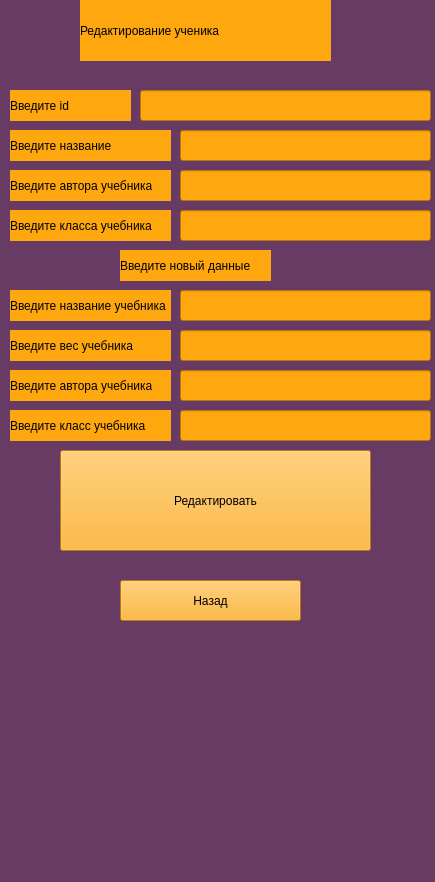
<?xml version="1.0" encoding="UTF-8"?>
<ui version="4.0">
 <class>MainWindow</class>
 <widget class="QMainWindow" name="MainWindow">
  <property name="geometry">
   <rect>
    <x>0</x>
    <y>0</y>
    <width>435</width>
    <height>882</height>
   </rect>
  </property>
  <property name="windowTitle">
   <string>MainWindow</string>
  </property>
  <property name="styleSheet">
   <string notr="true">background-color: rgb(103, 59, 99);</string>
  </property>
  <widget class="QWidget" name="centralwidget">
   <widget class="QLabel" name="label_4">
    <property name="geometry">
     <rect>
      <x>80</x>
      <y>0</y>
      <width>251</width>
      <height>61</height>
     </rect>
    </property>
    <property name="toolTip">
     <string>&lt;html&gt;&lt;head/&gt;&lt;body&gt;&lt;p align=&quot;center&quot;&gt;Редактирование ученика&lt;/p&gt;&lt;/body&gt;&lt;/html&gt;</string>
    </property>
    <property name="whatsThis">
     <string>&lt;html&gt;&lt;head/&gt;&lt;body&gt;&lt;p align=&quot;center&quot;&gt;Редактирование ученика&lt;/p&gt;&lt;/body&gt;&lt;/html&gt;</string>
    </property>
    <property name="styleSheet">
     <string notr="true">background-color: rgb(255, 167, 15);</string>
    </property>
    <property name="text">
     <string>Редактирование ученика</string>
    </property>
   </widget>
   <widget class="QLineEdit" name="subject">
    <property name="geometry">
     <rect>
      <x>180</x>
      <y>130</y>
      <width>251</width>
      <height>31</height>
     </rect>
    </property>
    <property name="styleSheet">
     <string notr="true">background-color: rgb(255, 167, 15);</string>
    </property>
   </widget>
   <widget class="QLineEdit" name="author">
    <property name="geometry">
     <rect>
      <x>180</x>
      <y>170</y>
      <width>251</width>
      <height>31</height>
     </rect>
    </property>
    <property name="styleSheet">
     <string notr="true">background-color: rgb(255, 167, 15);</string>
    </property>
   </widget>
   <widget class="QLabel" name="label_3">
    <property name="geometry">
     <rect>
      <x>10</x>
      <y>130</y>
      <width>161</width>
      <height>31</height>
     </rect>
    </property>
    <property name="styleSheet">
     <string notr="true">background-color: rgb(255, 167, 15);</string>
    </property>
    <property name="text">
     <string>Введите название</string>
    </property>
   </widget>
   <widget class="QLabel" name="label_5">
    <property name="geometry">
     <rect>
      <x>10</x>
      <y>170</y>
      <width>161</width>
      <height>31</height>
     </rect>
    </property>
    <property name="styleSheet">
     <string notr="true">background-color: rgb(255, 167, 15);</string>
    </property>
    <property name="text">
     <string>Введите автора учебника</string>
    </property>
   </widget>
   <widget class="QLabel" name="label_7">
    <property name="geometry">
     <rect>
      <x>10</x>
      <y>90</y>
      <width>121</width>
      <height>31</height>
     </rect>
    </property>
    <property name="styleSheet">
     <string notr="true">background-color: rgb(255, 167, 15);</string>
    </property>
    <property name="text">
     <string>Введите id</string>
    </property>
   </widget>
   <widget class="QLineEdit" name="id">
    <property name="geometry">
     <rect>
      <x>140</x>
      <y>90</y>
      <width>291</width>
      <height>31</height>
     </rect>
    </property>
    <property name="styleSheet">
     <string notr="true">background-color: rgb(255, 167, 15);</string>
    </property>
   </widget>
   <widget class="QLabel" name="label_8">
    <property name="geometry">
     <rect>
      <x>120</x>
      <y>250</y>
      <width>151</width>
      <height>31</height>
     </rect>
    </property>
    <property name="styleSheet">
     <string notr="true">background-color: rgb(255, 167, 15);</string>
    </property>
    <property name="text">
     <string>Введите новый данные</string>
    </property>
   </widget>
   <widget class="QLabel" name="label_9">
    <property name="geometry">
     <rect>
      <x>10</x>
      <y>290</y>
      <width>161</width>
      <height>31</height>
     </rect>
    </property>
    <property name="styleSheet">
     <string notr="true">background-color: rgb(255, 167, 15);</string>
    </property>
    <property name="text">
     <string>Введите название учебника</string>
    </property>
   </widget>
   <widget class="QLabel" name="label_10">
    <property name="geometry">
     <rect>
      <x>10</x>
      <y>330</y>
      <width>161</width>
      <height>31</height>
     </rect>
    </property>
    <property name="styleSheet">
     <string notr="true">background-color: rgb(255, 167, 15);</string>
    </property>
    <property name="text">
     <string>Введите вес учебника</string>
    </property>
   </widget>
   <widget class="QLabel" name="label_11">
    <property name="geometry">
     <rect>
      <x>10</x>
      <y>370</y>
      <width>161</width>
      <height>31</height>
     </rect>
    </property>
    <property name="styleSheet">
     <string notr="true">background-color: rgb(255, 167, 15);</string>
    </property>
    <property name="text">
     <string>Введите автора учебника</string>
    </property>
   </widget>
   <widget class="QLineEdit" name="new_weigh">
    <property name="geometry">
     <rect>
      <x>180</x>
      <y>330</y>
      <width>251</width>
      <height>31</height>
     </rect>
    </property>
    <property name="styleSheet">
     <string notr="true">background-color: rgb(255, 167, 15);</string>
    </property>
   </widget>
   <widget class="QLineEdit" name="new_author">
    <property name="geometry">
     <rect>
      <x>180</x>
      <y>370</y>
      <width>251</width>
      <height>31</height>
     </rect>
    </property>
    <property name="styleSheet">
     <string notr="true">background-color: rgb(255, 167, 15);</string>
    </property>
   </widget>
   <widget class="QLineEdit" name="new_name">
    <property name="geometry">
     <rect>
      <x>180</x>
      <y>290</y>
      <width>251</width>
      <height>31</height>
     </rect>
    </property>
    <property name="styleSheet">
     <string notr="true">background-color: rgb(255, 167, 15);</string>
    </property>
   </widget>
   <widget class="QPushButton" name="finish">
    <property name="geometry">
     <rect>
      <x>60</x>
      <y>450</y>
      <width>311</width>
      <height>101</height>
     </rect>
    </property>
    <property name="styleSheet">
     <string notr="true">background-color: rgb(255, 167, 15);</string>
    </property>
    <property name="text">
     <string>Редактировать</string>
    </property>
   </widget>
   <widget class="QPushButton" name="back">
    <property name="geometry">
     <rect>
      <x>120</x>
      <y>580</y>
      <width>181</width>
      <height>41</height>
     </rect>
    </property>
    <property name="styleSheet">
     <string notr="true">background-color: rgb(255, 167, 15);</string>
    </property>
    <property name="text">
     <string>Назад</string>
    </property>
   </widget>
   <widget class="QLabel" name="label_12">
    <property name="geometry">
     <rect>
      <x>10</x>
      <y>210</y>
      <width>161</width>
      <height>31</height>
     </rect>
    </property>
    <property name="styleSheet">
     <string notr="true">background-color: rgb(255, 167, 15);</string>
    </property>
    <property name="text">
     <string>Введите класса учебника</string>
    </property>
   </widget>
   <widget class="QLineEdit" name="class_number">
    <property name="geometry">
     <rect>
      <x>180</x>
      <y>210</y>
      <width>251</width>
      <height>31</height>
     </rect>
    </property>
    <property name="styleSheet">
     <string notr="true">background-color: rgb(255, 167, 15);</string>
    </property>
   </widget>
   <widget class="QLabel" name="label_13">
    <property name="geometry">
     <rect>
      <x>10</x>
      <y>410</y>
      <width>161</width>
      <height>31</height>
     </rect>
    </property>
    <property name="styleSheet">
     <string notr="true">background-color: rgb(255, 167, 15);</string>
    </property>
    <property name="text">
     <string>Введите класс учебника</string>
    </property>
   </widget>
   <widget class="QLineEdit" name="new_class_number">
    <property name="geometry">
     <rect>
      <x>180</x>
      <y>410</y>
      <width>251</width>
      <height>31</height>
     </rect>
    </property>
    <property name="styleSheet">
     <string notr="true">background-color: rgb(255, 167, 15);</string>
    </property>
   </widget>
  </widget>
  <widget class="QMenuBar" name="menubar">
   <property name="geometry">
    <rect>
     <x>0</x>
     <y>0</y>
     <width>435</width>
     <height>25</height>
    </rect>
   </property>
  </widget>
  <widget class="QStatusBar" name="statusbar"/>
 </widget>
 <resources/>
 <connections/>
</ui>
